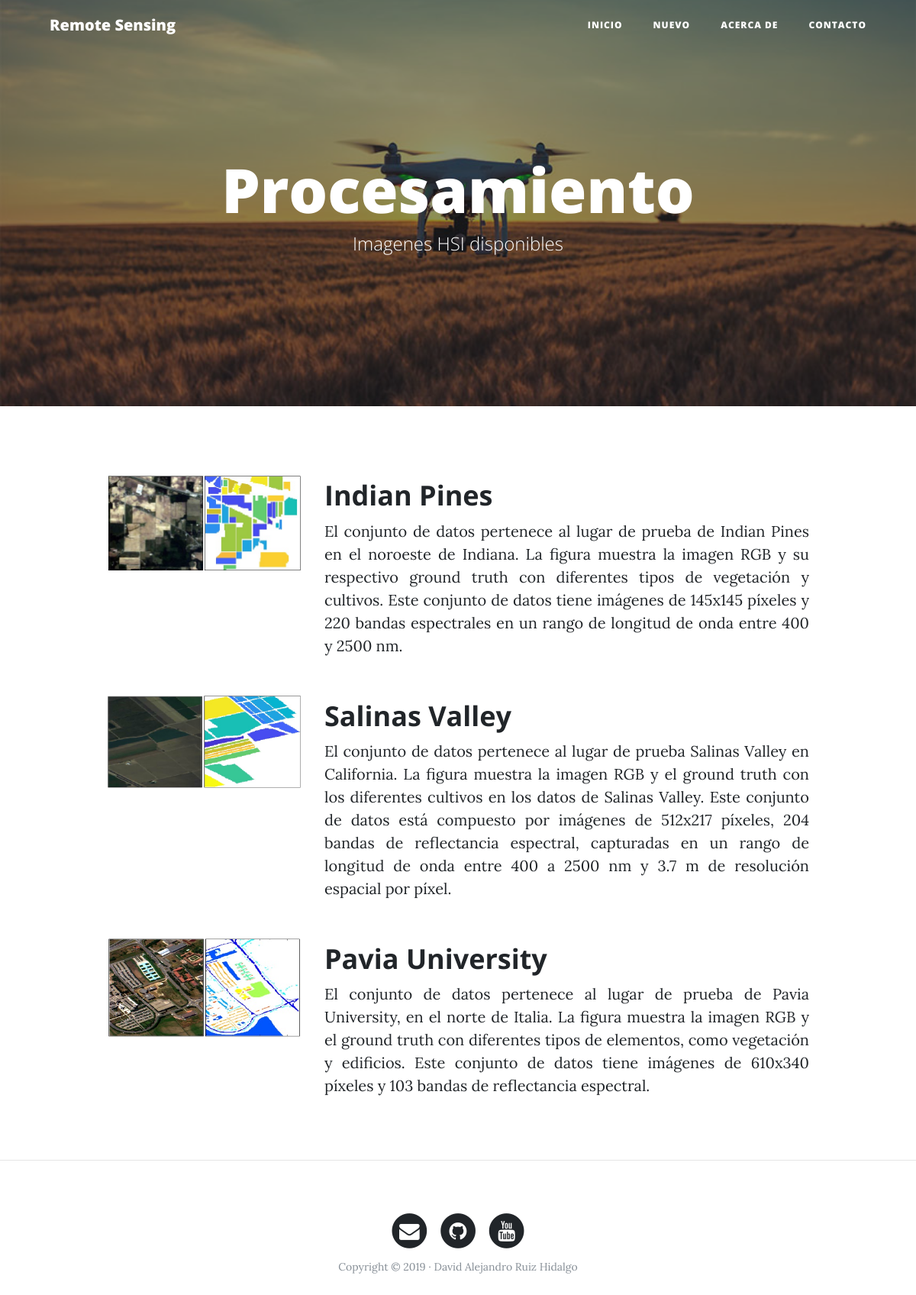
/processing/, run on the app's committed database.
### processing/models.py (models this page shows, shortened)
class DataSet(models.Model):
    DIMENSION_CHOISES=(
        ('NON','Ninguno'),
        ('PCA','Componentes Principales'),
        ('EAP','Attibute Profiles'),
        ('EEP','Extintion Profiles'),
    )
    FEATURES_CHOISES=(
        ('CNN','Red Convolucional'),
        ('INC','Red Inception'),
        ('SCA','Stacked Autoencoder CNN'),
        ('BCA','Branched Autoencoder CNN'),
    )
    CLASSIFIER_CHOISES=(
        ('LRC','Logistic Regression'),
        ('SVM','Maquina de Sporte Vectorial'),
        ('RIE','Riemannian Classifier'),
    )
    name = models.CharField(max_length=200, verbose_name="Nombre", unique = True)
    description = models.TextField(verbose_name="Descripción")
    image = models.ImageField(verbose_name="Imagen", upload_to="dataSets")
    dimension = models.CharField(max_length=10, verbose_name="Metodo de Reducción Dimensional", choices= DIMENSION_CHOISES,    default='')
    features = models.CharField(max_length=10, verbose_name="Metodo de Extracción de Caracteristicas", choices= FEATURES_CHOISES, default='')
    classifier = models.CharField(max_length=10, verbose_name="Metodo de Selección de Información", choices= CLASSIFIER_CHOISES, default='')
    created = models.DateTimeField(auto_now_add=True,verbose_name="Fecha de Creación")
    updated = models.DateTimeField(auto_now=True,verbose_name="Fecha de Modificación")
    class Meta:
        verbose_name = 'Imagen HSI'
        verbose_name_plural =  'Imagenes HSI'
        ordering = ["created"]

### processing/views.py (the view)
# urls.py: path('', DatasetListView.as_view(), name="processing"),
class DatasetListView(ListView):
    model = DataSet

### processing/templates/processing/dataset_list.html (shortened to what this page needs)
{% extends 'core/base.html' %}
{%load static%}
{%block background %}{% static 'core/img/datasets-bg.jpg' %}{%endblock%}
{%block headers %}
<h1>Procesamiento</h1>
<span class="subheading">Imagenes HSI disponibles</span>
{%endblock%}
{% block content %}
    {%for dataset in dataset_list%}
	    <div class="container">
            <div class="row project">
                <div class="col-lg-3 col-md-4 offset-lg-1">
                    <img class="img-fluid" src="{{dataset.image.url}}" alt="">
                </div>
              <div class="col-lg-7 col-md-8">
                    <h2 class="section-heading title"><a href="{% url 'update' dataset.id %}">{{dataset.name}}</a></h2>
                <p align="justify">{{dataset.description}}</p>
            </div>
        </div>
    </div>
    {% endfor %}
{% endblock%}

### core/templates/core/base.html (shortened to what this page needs)
<!DOCTYPE html>
<html lang="es">
  <head>
    {% load static %}
    <link href="{% static 'core/vendor/bootstrap/css/bootstrap.min.css' %}" rel="stylesheet">
    <link href="{% static 'core/vendor/font-awesome/css/font-awesome.min.css' %}" rel="stylesheet" type="text/css">
    <link href="{% static 'core/css/clean-blog.min.css' %}" rel="stylesheet">
  </head>
  <body>
    <nav class="navbar navbar-expand-lg navbar-light fixed-top" id="mainNav">
      <div class="container">
        <a class="navbar-brand" href="{% url 'home' %}">Remote Sensing</a>
        <div class="collapse navbar-collapse" id="navbarResponsive">
          <ul class="navbar-nav ml-auto">
            <li class="nav-item">
              <a class="nav-link" href="{% url 'home' %}">Inicio</a>
            </li>
            <li class="nav-item">
              <a class="nav-link" href="{% url 'processing' %}">Nuevo</a>
            </li>
            <li class="nav-item">
                <a class="nav-link" href="{% url 'about' %}">Acerca de</a>
            </li>
            <li class="nav-item">
              <a class="nav-link" href="{% url 'contact' %}">Contacto</a>
            </li>
          </ul>
        </div>
      </div>
    </nav>
    <header class="masthead" style="background-image: url('{%block background%}{%endblock%}')">
      <div class="overlay"></div>
      <div class="container">
        <div class="row">
          <div class="col-lg-8 col-md-10 mx-auto">
            <div class="site-heading">
            	{% block headers %}{% endblock %}
            </div>
          </div>
        </div>
      </div>
    </header>
    {% block content %}{% endblock %}
    {%if request.path != "/" %}
    <hr>
    {%endif%}
    <footer>
      <div class="container">
        <div class="row">
          <div class="col-lg-8 col-md-10 mx-auto">
            <ul class="list-inline text-center">
              <li class="list-inline-item">
                <a href="#">
                  <span class="fa-stack fa-lg">
                    <i class="fa fa-circle fa-stack-2x"></i>
                    <i class="fa fa-envelope fa-stack-1x fa-inverse"></i>
                  </span>
                </a>
              </li>
              <li class="list-inline-item">
                <a href="#">
                  <span class="fa-stack fa-lg">
                    <i class="fa fa-circle fa-stack-2x"></i>
                    <i class="fa fa-github fa-stack-1x fa-inverse"></i>
                  </span>
                </a>
              </li>
              <li class="list-inline-item">
                <a href="#">
                  <span class="fa-stack fa-lg">
                    <i class="fa fa-circle fa-stack-2x"></i>
                    <i class="fa fa-youtube fa-stack-1x fa-inverse"></i>
                  </span>
                </a>
              </li>
            </ul>
            <p class="copyright text-muted">Copyright &copy; 2019 · David Alejandro Ruiz Hidalgo</p>
          </div>
        </div>
      </div>
    </footer>
  </body>
</html>

### data on the page
DataSet: image (picture), name "Indian Pines", description "El conjunto de datos pertenece al lugar de prueba de Indian Pines en el noroeste de Indiana. La figura muestra la imagen RGB y su respectivo ground truth con diferentes tipos de vegetación y cultivos. Este conjunto de datos tiene imágenes de 145x145 píxeles y 220 bandas espectrales en un rango de longitud de onda entre 400 y 2500 nm."
DataSet: image (picture), name "Salinas Valley", description "El conjunto de datos pertenece al lugar de prueba Salinas Valley en California. La figura muestra la imagen RGB y el ground truth con los diferentes cultivos en los datos de Salinas Valley. Este conjunto de datos está compuesto por imágenes de 512x217 píxeles, 204 bandas de reflectancia espectral, capturadas en un rango de longitud de onda entre 400 a 2500 nm y 3.7 m de resolución espacial por píxel."
DataSet: image (picture), name "Pavia University", description "El conjunto de datos pertenece al lugar de prueba de Pavia University, en el norte de Italia. La figura muestra la imagen RGB y el ground truth con diferentes tipos de elementos, como vegetación y edificios. Este conjunto de datos tiene imágenes de 610x340 píxeles y 103 bandas de reflectancia espectral."
